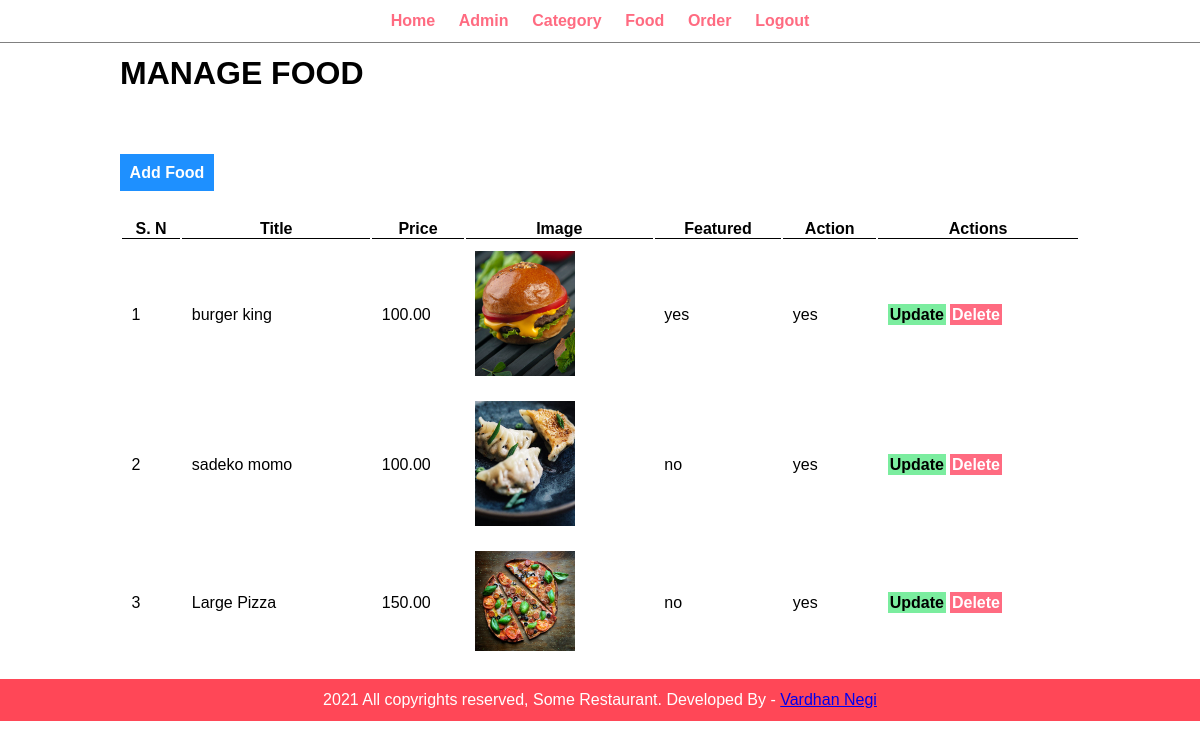
Page /admin/manage-food.php (signed in) on the committed database.
### tables this page shows
CREATE TABLE `tbl_food` (
  `id` int(8) NOT NULL,
  `title` varchar(150) NOT NULL,
  `description` text NOT NULL,
  `price` decimal(10,2) NOT NULL,
  `image_name` varchar(255) NOT NULL,
  `category_id` int(8) NOT NULL,
  `featured` varchar(10) NOT NULL,
  `active` varchar(10) NOT NULL
);

### admin/manage-food.php (the view, shortened to what this page needs)
<?php include('partials/menu.php')?>
<div class="main-content">
        <div class="wrapper">
            <h1>MANAGE FOOD</h1>
            <br> <br>
            <br><br>
            <a class="btn-primary" href="<?php echo SITEURL;?>admin/add-food.php">Add Food</a>
            <br/><br/><br>
            <table class="tbl-full">
                <tr>
                    <th>S. N</th>
                    <th>Title</th>
                    <th>Price</th>
                    <th>Image</th>
                    <th>Featured</th>
                    <th>Action</th>
                    <th>Actions</th>
                </tr>
                <?php
                $sql = "SELECT * FROM tbl_food";
                $res = mysqli_query($conn,$sql);
                $count = mysqli_num_rows($res);
                $sn=1;
                if($count>0)
                {
                    while($row=mysqli_fetch_assoc($res)){
                        $id = $row['id'];
                        $title =$row['title'];
                        $price = $row['price'];
                        $image_name = $row['image_name'];
                        $featured = $row['featured'];
                        $active = $row['active'];
                        echo'
                        <tr>
                            <td>'.$sn++.'</td>
                            <td>'.$title.'</td>
                            <td>'.$price.'</td>
                            <td>';
                            if($image_name !=""){
                            echo' <img src="'.SITEURL.'images/food/'.$image_name.'" width="100px">';
                            }
                            else{
                                echo '<div class="error">Image Not Add</div>';
                            }
                            echo'</td>
                            <td>'.$featured.'</td>
                            <td>'.$active.'</td>
                            <td>
                                <a class="btn-secondary" href="'.SITEURL.'admin/update-food.php?id='.$id.'">Update</a>
                                <a class="btn-danger" href="'.SITEURL.'admin/delete-food.php?id='.$id.'&image_name='.$image_name.'">Delete</a>
                            </td>
                        </tr>';
                    }
                }
                else{
                    echo '<tr><td colspan="7" class="error">Food Not added yet</td></tr>';
                }
                ?>
            </table>
        </div>
    </div>
<?php include('partials/footer.php')?>

### css/admin.css (style rules this page uses)
* { margin: 0; padding: 0; font-family:Arial, Helvetica, sans-serif; }
.wrapper { padding: 1%; width: 80%; margin: 0 auto; }
.tbl-full { width: 100%; }
table tr th { border-bottom: 1px solid black; }
table tr td { padding: 1%; text-align: left; }
.btn-primary { background-color: #1e90ff; padding: 1%; color: white; text-decoration: none; font-weight: bold; }
.btn-secondary { background-color: #7bed9f; padding: 1%; color: black; text-decoration: none; font-weight: bold; }
.btn-danger { background-color: #ff6b81; padding: 1%; color: white; text-decoration: none; font-weight: bold; }

### rows in the picture
tbl_food: title "burger king", price "100.00", image_name (picture), featured "yes", active "yes"
tbl_food: title "sadeko momo", price "100.00", image_name (picture), featured "no", active "yes"
tbl_food: title "Large Pizza", price "150.00", image_name (picture), featured "no", active "yes"
